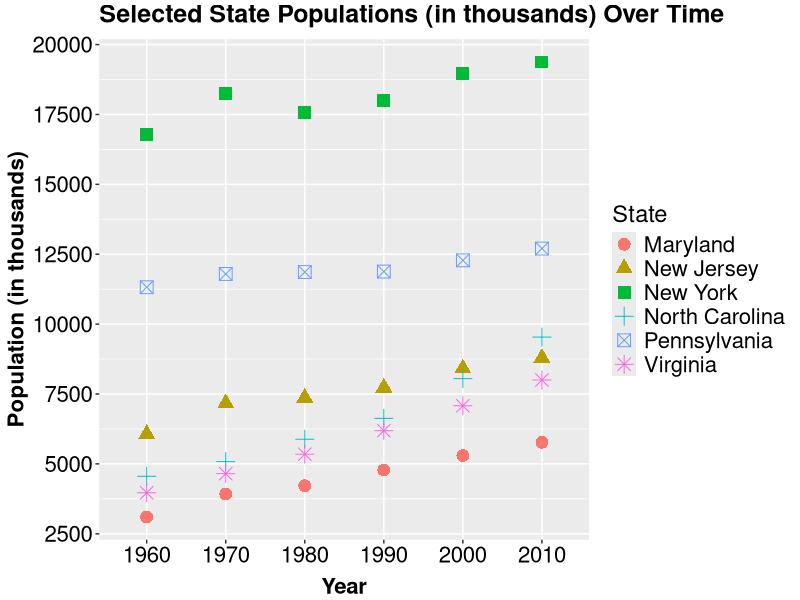

The R script that drew this image:
# This script creates a scatter plot using (a subset of) 'census_data.csv'.

# A description of 'census_data.csv' can be found in 'census_data_scrape_and_process.R'.
# To avoid an overwhelming plot, I will be using a subset of 'census_data.csv' consisting of
# all observations for 6 states (North Carolina, Maryland, New Jersey, Pennsylvania, Virginia, 
# and New York).

# Load packages.
library(data.table)
library(reshape2)
library(ggplot2)

# Load data.
census_data = data.table(read.csv('census_data.csv', 
                                  header = T, 
                                  stringsAsFactors = F, 
                                  check.names = F))

#####
# SUBSET/PROCESS DATA.

  # Remove unneeded column.
  census_data$`Area (sq. miles)` = NULL

  # Specify states of interest.
  states = c('North Carolina', 'Maryland', 'New Jersey', 'Pennsylvania', 
             'Virginia', 'New York')
  
  # Create data subset (specified above).
  census_subset = census_data[Name %in% states]
  
  # Divided population values by 1000 for easier graph viewing.
  census_subset$`1960` = census_subset$`1960` / 1000
  census_subset$`1970` = census_subset$`1970` / 1000
  census_subset$`1980` = census_subset$`1980` / 1000
  census_subset$`1990` = census_subset$`1990` / 1000
  census_subset$`2000` = census_subset$`2000` / 1000
  census_subset$`2010` = census_subset$`2010` / 1000
  
  # Melt 'census_subset' to allow creation of scatter plot.
  census_subset = melt(census_subset, 
                       id = 'Name')
  
  # Change column names of 'census_subset'.
  setnames(census_subset, 
           names(census_subset), 
           c('State', 'Year', 'Population'))

#####  
# Plot data.
ggplot(data = census_subset, 
       aes(x = Year, 
           y = Population, 
           color = State, 
           shape = State)) +
  geom_point(size = 4) +
  scale_y_continuous(breaks = seq(2500, 20000, by = 2500)) +
  theme(axis.text.x = element_text(color = 'black', 
                                   size = 16), 
        axis.text.y = element_text(color = 'black', 
                                   size = 16), 
        axis.title.x = element_text(face = 'bold', 
                                    size = 16, 
                                    vjust = -0.25), 
        axis.title.y = element_text(face = 'bold', 
                                    size = 16, 
                                    vjust = 1), 
        plot.title = element_text(face = 'bold',
                                  size = 18, 
                                  vjust = 1.5), 
        legend.title = element_text(size = 17), 
        legend.text = element_text(size = 16)) +
  ggtitle('Selected State Populations (in thousands) Over Time') +
  xlab('Year') +
  ylab('Population (in thousands)')
